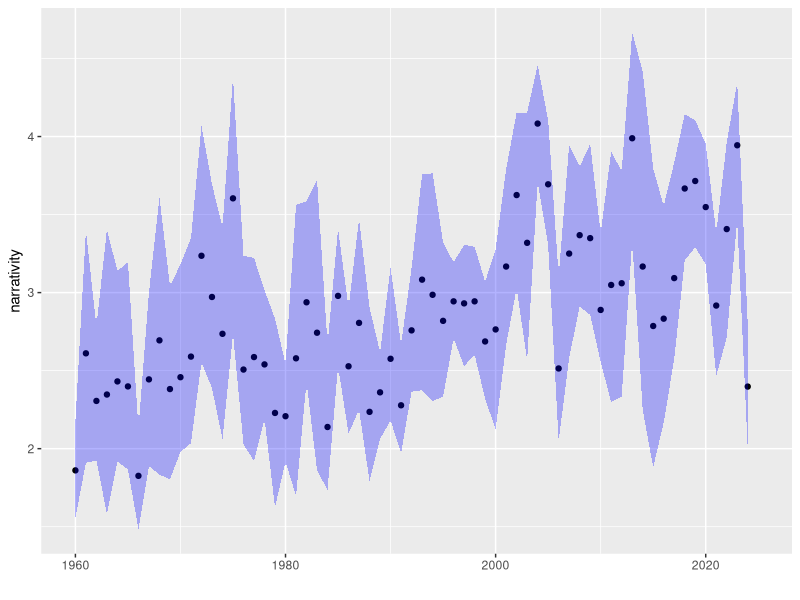

The R source for this figure:
library(ggplot2)

data=read.table("../data/billboard.hot100_manual_only_unknown.yearly.data")
data
pdf("billboard_hot100_manual_year_only_unknown.pdf", width=7)
ggplot(data, aes(x=V1, y=V2)) + geom_point() + geom_ribbon(aes(ymin=V3, ymax=V4), fill="blue", alpha=0.3) + xlim(1960,2025) + xlab("") + ylab("narrativity")
dev.off()
